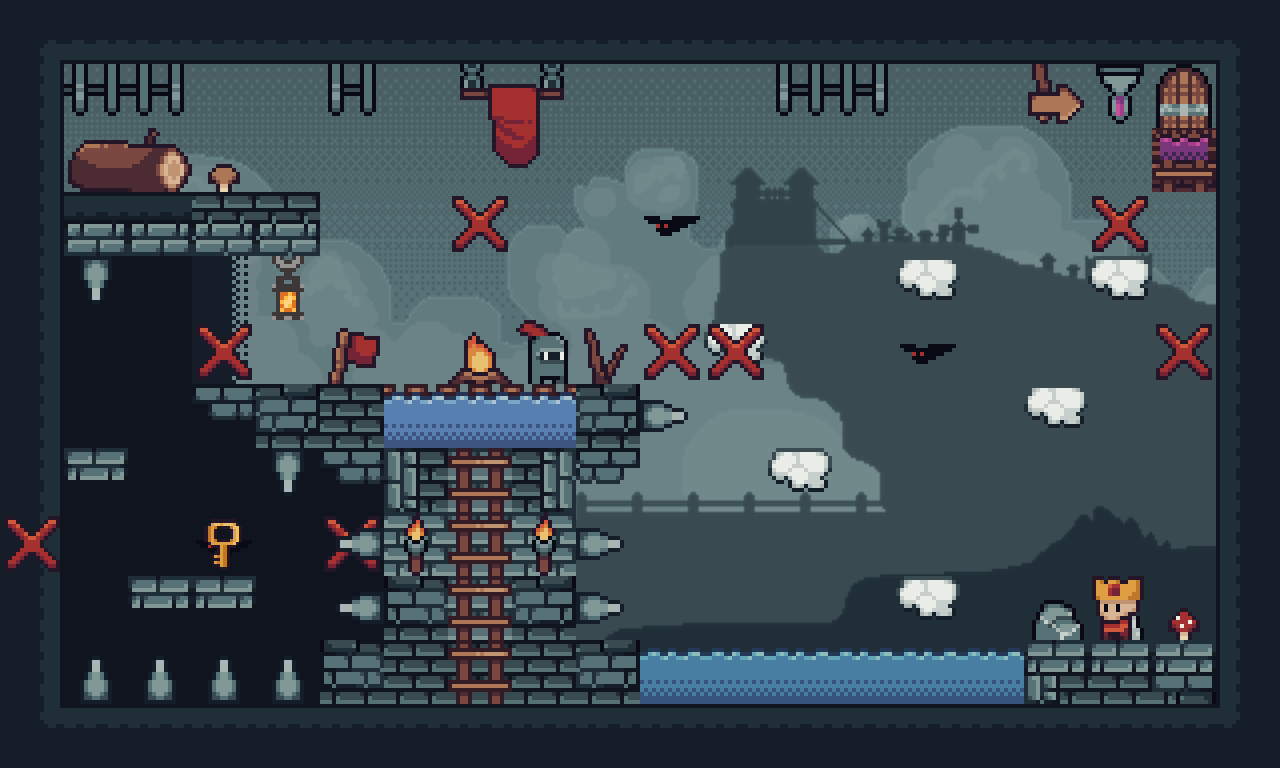

A level layout from a 2D game, rendered from its tile map. Below: a short description, then the map file with tile-grid data replaced by summaries:
An orthogonal 20x12 tile map with 64x64 px tiles, 15 tile layers (terreno-colide, fundo_decorativo-ncolide, struct_castelo-colide, ponte-colide, ...), 4 tilesets, 4 image layers.

<map version="1.10" tiledversion="1.10.2" orientation="orthogonal" renderorder="right-down" width="20" height="12" tilewidth="64" tileheight="64" infinite="0" nextlayerid="25" nextobjectid="1">
 <tileset firstgid="1" source="../assets/tiles/TILEMAP/tilesets/forest.tsx" />
 <tileset firstgid="1025" source="../assets/tiles/TILEMAP/tilesets/chave.tsx" />
 <tileset firstgid="1026" source="../assets/tiles/TILEMAP/tilesets/porta.tsx" />
 <tileset firstgid="1027" source="../assets/tiles/TILEMAP/tilesets/custom_tiles.tsx" />
 <imagelayer id="2" name="fundo1">
  <image source="../assets/backgrounds/Catle in the fog/1 Layer Castle in the fog.png" width="1280" height="768" />
 </imagelayer>
 <imagelayer id="3" name="fundo2-animado">
  <image source="../assets/backgrounds/Catle in the fog/2 Layer Castle in the fog.png" width="1280" height="768" />
 </imagelayer>
 <imagelayer id="4" name="fundo3">
  <image source="../assets/backgrounds/Catle in the fog/3 Layer Castle in the fog.png" width="1280" height="768" />
 </imagelayer>
 <imagelayer id="5" name="fundo4">
  <image source="../assets/backgrounds/Catle in the fog/5 Layer Castle in the fog.png" width="1280" height="768" />
 </imagelayer>
 <layer id="6" name="terreno-colide" width="20" height="12">
  <data>[240 cells, 62 non-empty, 2 distinct tile ids]</data>
 </layer>
 <layer id="13" name="fundo_decorativo-ncolide" width="20" height="12">
  <data>[240 cells, 28 non-empty, 2 distinct tile ids]</data>
 </layer>
 <layer id="7" name="struct_castelo-colide" width="20" height="12">
  <data>[240 cells, 29 non-empty, 5 distinct tile ids]</data>
 </layer>
 <layer id="16" name="ponte-colide" width="20" height="12">
  <data>[240 cells, 3 non-empty, 1 distinct tile ids]</data>
 </layer>
 <layer id="12" name="nuvem_parkour-colide" width="20" height="12">
  <data>[240 cells, 6 non-empty, 1 distinct tile ids]</data>
 </layer>
 <layer id="9" name="decoracao-ncolide" width="20" height="12">
  <data>[240 cells, 43 non-empty, 23 distinct tile ids]</data>
 </layer>
 <layer id="10" name="decoracao2-ncolide" width="20" height="12">
  <data>[240 cells, 2 non-empty, 1 distinct tile ids]</data>
 </layer>
 <layer id="11" name="rei-player" width="20" height="12">
  <data>[240 cells, 1 non-empty, 1 distinct tile ids]</data>
 </layer>
 <layer id="15" name="morcego-inimigo" width="20" height="12">
  <data>[240 cells, 3 non-empty, 2 distinct tile ids]</data>
 </layer>
 <layer id="23" name="cavaleiro-inimigo" width="20" height="12">
  <data>[240 cells, 1 non-empty, 1 distinct tile ids]</data>
 </layer>
 <layer id="18" name="colisao_inimigo" width="20" height="12">
  <data>[240 cells, 8 non-empty, 1 distinct tile ids]</data>
 </layer>
 <layer id="17" name="porta" width="20" height="12">
  <data>[240 cells, 1 non-empty, 1 distinct tile ids]</data>
 </layer>
 <layer id="19" name="chave" width="20" height="12">
  <data>[240 cells, 1 non-empty, 1 distinct tile ids]</data>
 </layer>
 <layer id="24" name="lava-dano" width="20" height="12" opacity="0.82">
  <data>[240 cells, 19 non-empty, 3 distinct tile ids]</data>
 </layer>
 <layer id="14" name="espinho-dano" width="20" height="12">
  <data>[240 cells, 12 non-empty, 2 distinct tile ids]</data>
 </layer>
</map>
